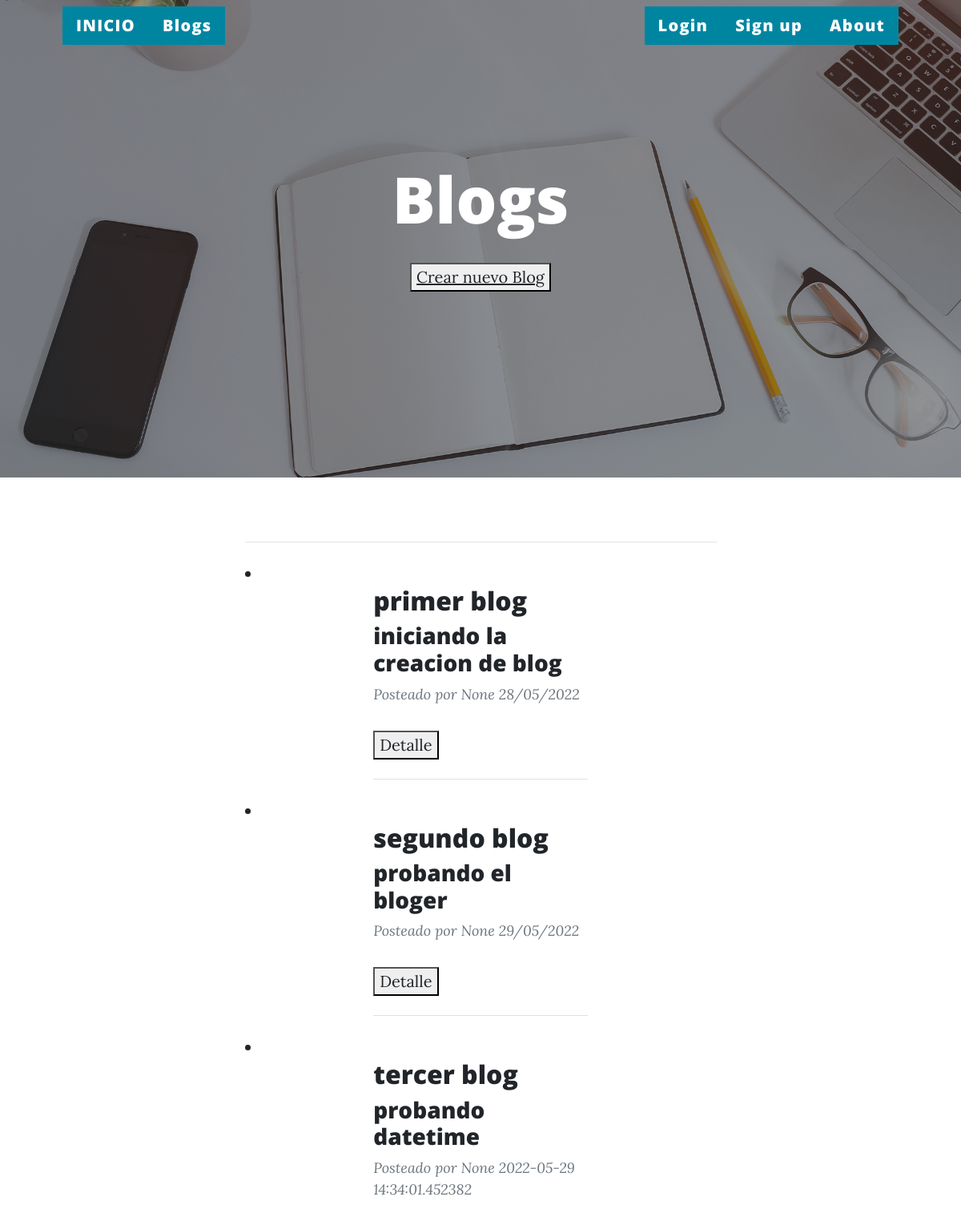
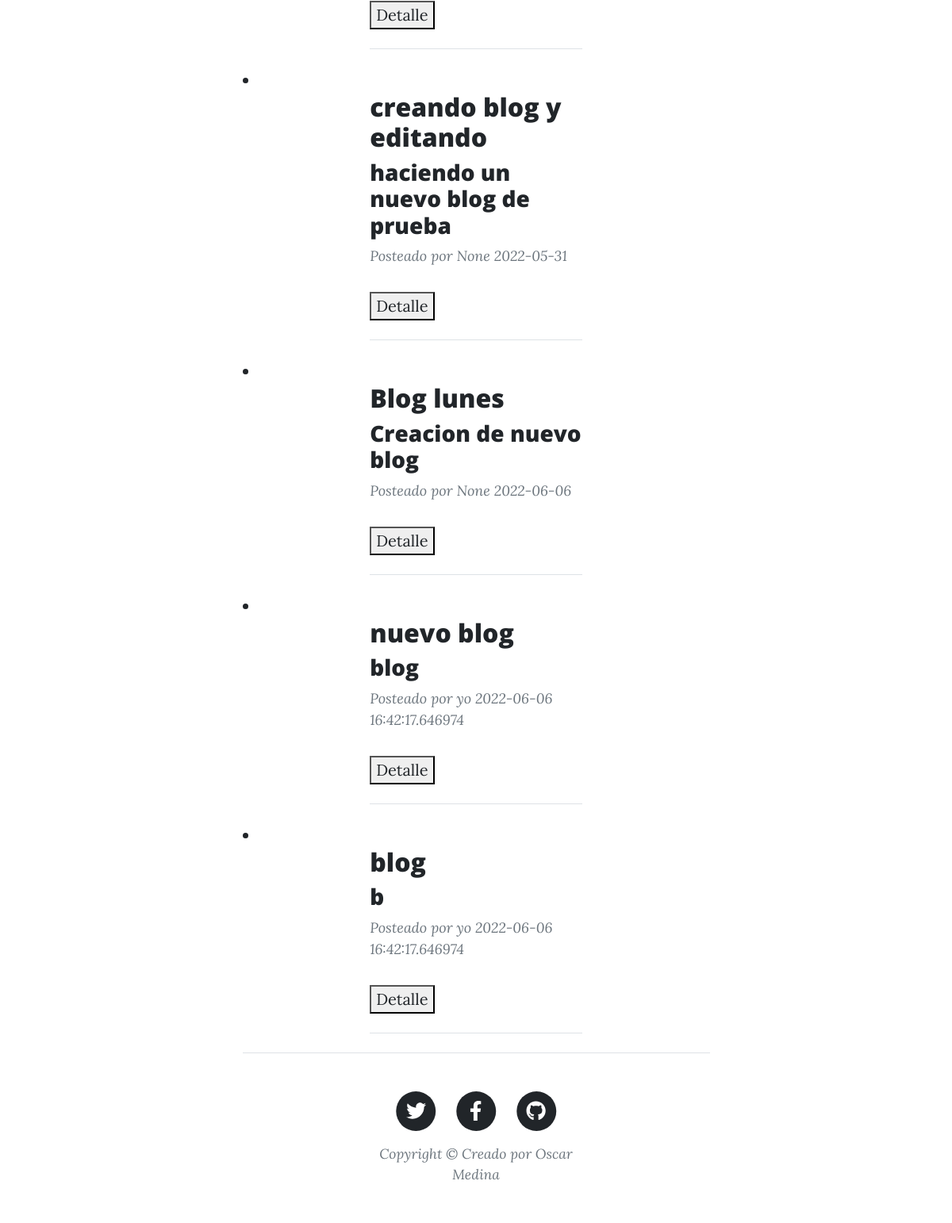
Page /app1/pages on the committed database (2 pictures, top to bottom).
### app1/models.py (models this page shows, shortened)
class Blog(models.Model):
    creador=models.CharField(max_length=50,null=True)
    titulo=models.CharField(max_length=50)
    subtitulo=models.CharField(max_length=50)
    fecha_creacion=models.TextField(default=str(datetime.now()))
    cuerpo=RichTextField(blank=True, null=True)
    imagen= models.ImageField(upload_to='avatar', blank=True, null=True)

### app1/views.py (the view)
# urls.py: path('pages', BlogList.as_view() , name='blog_listar'),
class BlogList(ListView):
    model= Blog
    template_name= 'app1/blog_listar.html'

### app1/template/app1/blog_listar.html (shortened to what this page needs)
{% extends "app1/master.html" %}
{% load static %}
{% block titulo %}
<h1> Blogs </h1>
<p>
    <button>
        <a href= "{% url 'blog_crear' %}" > Crear nuevo Blog</a>
    </button>
</p>
{% endblock %}
{% block contenidoquecambia %}
{% for blog in object_list %}
<li>
        <div class="container px-4 px-lg-5">
            <div class="row gx-4 gx-lg-5 justify-content-center">
                <div class="col-md-10 col-lg-8 col-xl-7">
                    <div class="post-preview">
                            <h2 class="post-title"> {{ blog.titulo}} </h2>
                            <h3 class="post-subtitle"> {{ blog.subtitulo}} </h3>
                        <p class="post-meta">
                            Posteado por {{ blog.creador }}
                            {% block fecha_creacion %}
                             {{ blog.fecha_creacion }}
                            {% endblock %}
                        </p>
                        <button>
                            <a href= "{% url 'blog_detalle' blog.id %}" > Detalle</a>
                        </button>
                    </div>
                    <hr class="my-4" />
</li>
{% endfor %}
{% endblock %}

### app1/template/app1/master.html (shortened to what this page needs)
<!DOCTYPE html>
<html lang="en">
    <head>
        {% load static %}
        <link href= "{% static 'app1/css/styles.css' %}" rel="stylesheet" />
    </head>
    <body>
        <nav class="navbar navbar-expand-lg navbar-light" id="mainNav">
            <div class="container px-4 px-lg-5">
                <a class="btn btn-primary btn-lg" href= "{% url 'inicio' %}">INICIO</a>
                <a class="btn btn-primary btn-lg" href="{% url 'blog_listar' %}">Blogs</a>
                <div class="collapse navbar-collapse" id="navbarResponsive">
                    <ul class="navbar-nav ms-auto py-4 py-lg-0">
                        {% if not request.user.is_authenticated %}
                        <a class="btn btn-primary btn-lg" href="{% url 'login' %}">Login</a>
                        {% endif %}
                        <a class="btn btn-primary btn-lg" href="{% url 'register' %}">Sign up</a>
                        <a class="btn btn-primary btn-lg" href="{% url 'about' %}">About</a>
                    </ul>
                </div>
            </div>
        </nav>
        <header class="masthead" style="background-image: url('assets/img/home-bg.jpg')">
            <div class="container position-relative px-4 px-lg-5">
                <div class="row gx-4 gx-lg-5 justify-content-center">
                    <div class="col-md-10 col-lg-8 col-xl-7">
                        <div class="site-heading">
                            {% block titulo %}
                            {% endblock %}
                        </div>
                    </div>
                </div>
            </div>
        </header>
        <div class="container px-4 px-lg-5">
            <div class="row gx-4 gx-lg-5 justify-content-center">
                <div class="col-md-10 col-lg-8 col-xl-7">
                    <hr class="my-4" />
        {% block contenidoquecambia %}
        {% endblock %}
        <footer class="border-top">
            <div class="container px-4 px-lg-5">
                <div class="row gx-4 gx-lg-5 justify-content-center">
                    <div class="col-md-10 col-lg-8 col-xl-7">
                        <ul class="list-inline text-center">
                            <li class="list-inline-item">
                                <a href="#!">
                                    <span class="fa-stack fa-lg">
                                        <i class="fas fa-circle fa-stack-2x"></i>
                                        <i class="fab fa-twitter fa-stack-1x fa-inverse"></i>
                                    </span>
                                </a>
                            </li>
                            <li class="list-inline-item">
                                <a href="#!">
                                    <span class="fa-stack fa-lg">
                                        <i class="fas fa-circle fa-stack-2x"></i>
                                        <i class="fab fa-facebook-f fa-stack-1x fa-inverse"></i>
                                    </span>
                                </a>
                            </li>
                            <li class="list-inline-item">
                                <a href="#!">
                                    <span class="fa-stack fa-lg">
                                        <i class="fas fa-circle fa-stack-2x"></i>
                                        <i class="fab fa-github fa-stack-1x fa-inverse"></i>
                                    </span>
                                </a>
                            </li>
                        </ul>
                        <div class="small text-center text-muted fst-italic">Copyright &copy; Creado por Oscar Medina</div>
                    </div>
                </div>
            </div>
        </footer>
    </body>
</html>

### rows in the picture
Blog: titulo "primer blog", subtitulo "iniciando la creacion de blog", creador "None", fecha_creacion "28/05/2022"
Blog: titulo "segundo blog", subtitulo "probando el bloger", creador "None", fecha_creacion "29/05/2022"
Blog: titulo "tercer blog", subtitulo "probando datetime", creador "None", fecha_creacion "2022-05-29 14:34:01.452382"
Blog: titulo "creando blog y editando", subtitulo "haciendo un nuevo blog de prueba", creador "None", fecha_creacion "2022-05-31"
Blog: titulo "Blog lunes", subtitulo "Creacion de nuevo blog", creador "None", fecha_creacion "2022-06-06"
Blog: titulo "nuevo blog", subtitulo "blog", creador "yo", fecha_creacion "2022-06-06 16:42:17.646974"
Blog: titulo "blog", subtitulo "b", creador "yo", fecha_creacion "2022-06-06 16:42:17.646974"
